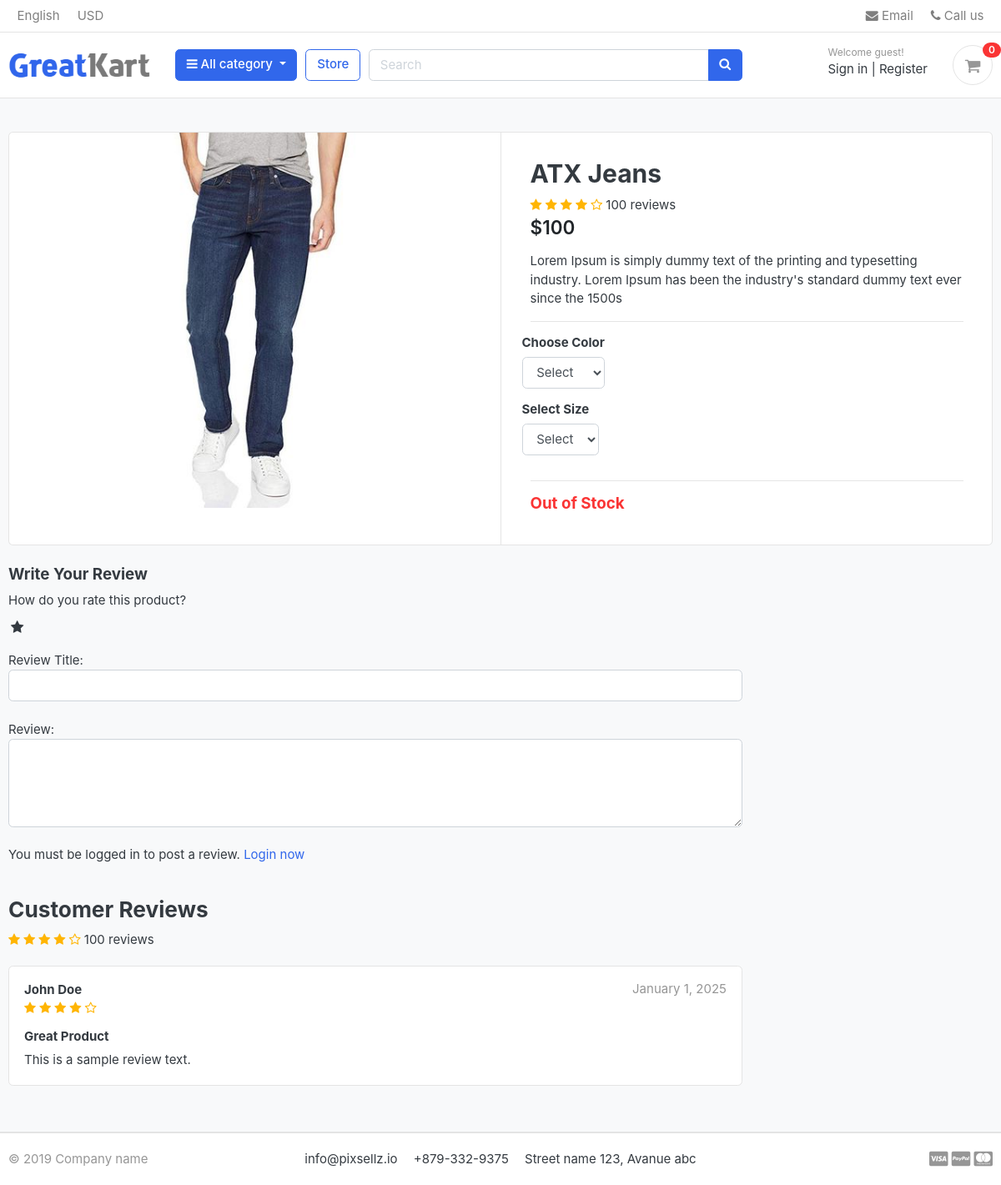
/store/category/jeans/atx-jeans/, run on the app's committed database.
### store/models.py (models this page shows, shortened)
class Product(models.Model):
  product_name = models.CharField(max_length=200,unique=True)
  slug = models.SlugField(max_length=200,unique=True)
  description = models.TextField(max_length=500,blank=True)
  price = models.IntegerField()
  images = models.ImageField(upload_to='photos/products')
  stock = models.IntegerField()
  is_available = models.BooleanField(default=True)
  category = models.ForeignKey(Category,on_delete=models.CASCADE)
  created_date = models.DateTimeField(auto_now_add=True)
  modified_date = models.DateTimeField(auto_now=True)

### store/views.py (the view)
# urls.py: path('category/<slug:category_slug>/<slug:product_slug>/',views.product_detail,name='product_detail'),
def product_detail(request,category_slug,product_slug):
  try:
    single_product = Product.objects.get(category__slug=category_slug,slug = product_slug)
    in_cart = CartItem.objects.filter(cart__cart_id = _cart_id(request),product = single_product).exists()
  except Exception as e:
    raise e
  return render(request,'store/product_detail.html',{'single_product':single_product,'in_cart':in_cart})

### carts/context_processors.py (called while the page is built)
def counter(request):
  cart_count = 0
  if 'admin' in request.path:
    return {}
  else:
    try:
      cart = Cart.objects.filter(cart_id = _cart_id(request))
      if request.user.is_authenticated:
        cart_items = CartItem.objects.all().filter(user = request.user)
      else:
        cart_items = CartItem.objects.all().filter(cart = cart[:1])
      for cart_item in cart_items:
        cart_count += cart_item.quantity
    except Cart.DoesNotExist:
      cart_count = 0
  return dict(cart_count = cart_count)

### carts/views.py (called while the page is built)
def _cart_id(request):
  cart = request.session.session_key
  if not cart:
    cart = request.session.create()
  return cart

### category/context_processors.py (called while the page is built)
def menu_links(request):
  links = Category.objects.all()
  return dict(links=links)

### category/models.py (called while the page is built)
  def get_url(self):
    return reverse('products_by_category',args=[self.slug])

### store/models.py (called while the page is built)
  def colors(self):
    return super(VariationManager,self).filter(variation_category='color',is_active=True)

  def sizes(self):
    return super(VariationManager,self).filter(variation_category='size',is_active=True)

### templates/store/product_detail.html (shortened to what this page needs)
{% extends 'base.html' %} {% load static %} {% block content %}
<section class="section-content padding-y bg">
  <div class="container">
    <div class="card">
      <div class="row no-gutters">
        <aside class="col-md-6">
          <article class="gallery-wrap">
            <div class="img-big-wrap mainImage">
              <center>
                <img
                  src="{{single_product.images.url}}"
                  alt="Main Product Image"
                />
              </center>
            </div>
          </article>
        </aside>
        <main class="col-md-6 border-left">
          <form action="{% url 'add_cart' single_product.id %}" method="POST">
            <article class="content-body">
              <h2 class="title">{{single_product.product_name}}</h2>
              <div class="rating-star">
                <span>
                  <i class="fa fa-star"></i>
                  <i class="fa fa-star"></i>
                  <i class="fa fa-star"></i>
                  <i class="fa fa-star"></i>
                  <i class="fa fa-star-o"></i>
                  <span>100 reviews</span>
                </span>
              </div>
              <div class="mb-3">
                <var class="price h4">${{single_product.price}}</var>
              </div>
              <p>{{single_product.description}}</p>
              <hr />
              <div class="row">
                <div class="item-option-select">
                  <h6>Choose Color</h6>
                  <select name="color" class="form-control" required>
                    <option value="" disabled selected>Select</option>
                  </select>
                </div>
              </div>
              <div class="row">
                <div class="item-option-select">
                  <h6>Select Size</h6>
                  <select name="size" class="form-control" required>
                    <option value="" disabled selected>Select</option>
                  </select>
                </div>
              </div>
              <hr />
              {% if single_product.stock <= 0 %}
              <h5 class="text-danger">Out of Stock</h5>
          {% endif %}
            </article>
          </form>
        </main>
      </div>
    </div>
    <br />
    <div class="row">
      <div class="col-md-9">
        <form action="#" method="POST">
          <h5>Write Your Review</h5>
          <div>
            <label>How do you rate this product?</label>
            <br />
            <div class="rate">
              <label for="rating10" title="5"></label>
            </div>
            <br />
            Review Title:
            <input type="text" class="form-control" name="subject" />
            <br />
            Review:
            <textarea name="review" rows="4" class="form-control"></textarea>
            <br />
            <p>
              You must be logged in to post a review.
              <span><a href="#">Login now</a></span>
            </p>
          </div>
        </form>
        <br />
        <header class="section-heading">
          <h3>Customer Reviews</h3>
          <div class="rating-star">
            <span>
              <i class="fa fa-star"></i>
              <i class="fa fa-star"></i>
              <i class="fa fa-star"></i>
              <i class="fa fa-star"></i>
              <i class="fa fa-star-o"></i>
              <span>100 reviews</span>
            </span>
          </div>
        </header>
        <article class="box mb-3">
          <div class="icontext w-100">
            <div class="text">
              <span class="date text-muted float-md-right"
                >January 1, 2025</span
              >
              <h6 class="mb-1">John Doe</h6>
              <div class="rating-star">
                <span>
                  <i class="fa fa-star"></i>
                  <i class="fa fa-star"></i>
                  <i class="fa fa-star"></i>
                  <i class="fa fa-star"></i>
                  <i class="fa fa-star-o"></i>
                </span>
              </div>
            </div>
          </div>
          <div class="mt-3">
            <h6>Great Product</h6>
            <p>This is a sample review text.</p>
          </div>
        </article>
      </div>
    </div>
  </div>
</section>
{% endblock %}

### static/css/ui.css (style rules this page uses)
html { font-family: "Inter", sans-serif; font-size: 15px; }
.content-body { flex: 1 1 auto; padding: 2rem 2.3rem; }
.padding-y { padding-top: 40px; padding-bottom: 40px; }
var { font-style: normal; }
article:after, .form-group:after { display: block; clear: both; content: ""; }
.bg { background-color: #f8f9fa; }
.section-heading { margin-bottom: 20px; margin-top: 15px; }
p:last-child { margin-bottom: 0; }
.icontext { display: inline-flex; align-items: center; vertical-align: middle; }
.icontext .text { width: 100%; line-height: 1.2; }
.price { font-weight: 600; color: #212529; }
.box { padding: 18px; background: #fff; border-radius: 0.37rem; border: 1px solid #e4e4e4; }
.gallery-wrap .img-big-wrap { margin-bottom: 10px; border-radius: 0.37rem; overflow: hidden; background-color: #fff; }
.gallery-wrap .img-big-wrap img { height: 450px; width: auto; display: inline-block; }
.item-option-select { margin-bottom: 1rem; display: inline-block; margin-right: 15px; }

### static/css/custom.css (style rules this page uses)
.rate { display: inline-block;; border: 0; }
.rate > label { float: right; }
.rate > label:before { display: inline-block; font-size: 1.1rem; font-family: FontAwesome; content: "\f005"; margin:0; padding:0.3rem .2rem; cursor: pointer; }
.rating-star i { color: #ffb503 !important; }

### data on the page
Product: images (picture), product_name "ATX Jeans", price "100", description "Lorem Ipsum is simply dummy text of the printing and typesetting industry. Lorem Ipsum has been the industry's standard dummy text ever since the 1500s"

### other printed values
{{ cart_count }} "0"
